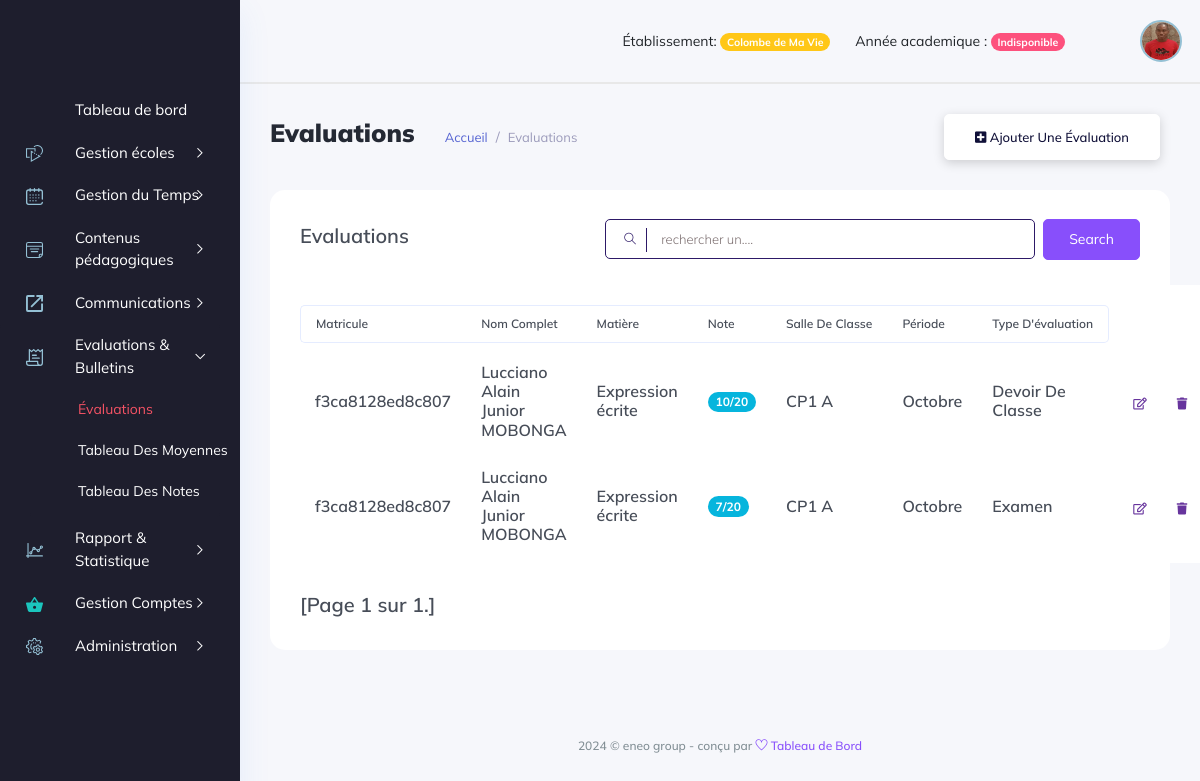
The page /manager_dashboard/bulletins-&-évaluations/evaluations/ (signed in) on the database as committed earlier.
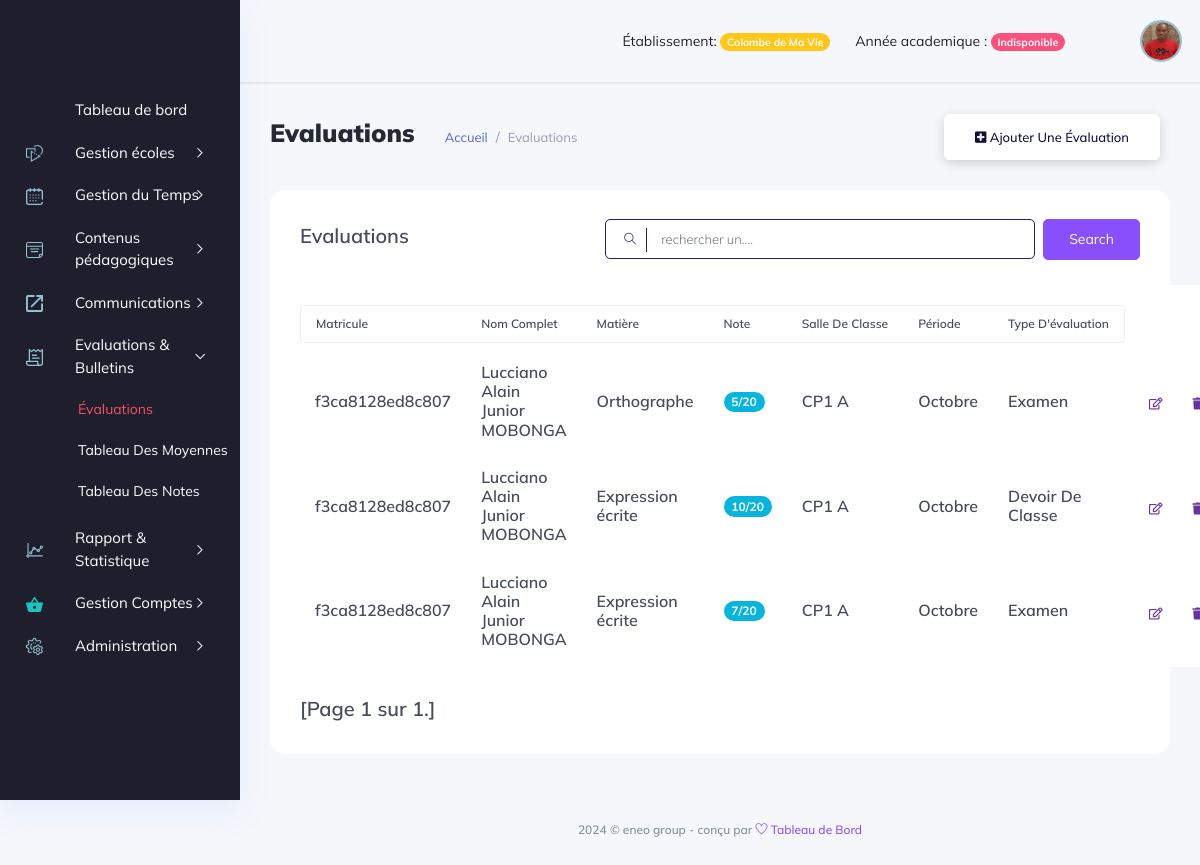
The same page on the database as committed later.
### backend/models/evaluations.py (models this page shows, shortened)
class Assessment(models.Model):
    note = models.IntegerField(default=0)
    is_publish = models.BooleanField(default=False)
    type_evaluation = models.CharField(choices=types_evaluations, max_length=20, null=True)
    student = models.ForeignKey(Student, on_delete=models.CASCADE)
    subject = models.ForeignKey(Subject, on_delete=models.CASCADE, null=True)
    classroom = models.ForeignKey(ClassRoom, on_delete=models.CASCADE, null=True)
    period = models.CharField(choices=periode_of_exam, max_length=20, null=True)
    academic_year = models.ForeignKey(AcademicYear, on_delete=models.CASCADE, null=True)
    created_at = models.DateTimeField(auto_now_add=True)
    updated_at = models.DateTimeField(auto_now=True)

### backend/models/gestion_ecole.py (models this page shows, shortened)
class Student(models.Model):
    registration_number = ShortUUID4Field()
    lastname = models.CharField(max_length=50, null=True, blank=True)
    firstname = models.CharField(max_length=50, null=True, blank=True)
    address = models.CharField(max_length=50, null=True, blank=True)
    tel = models.CharField(max_length=20, blank=True)
    city = models.CharField(max_length=17, choices=cities, blank=True)
    sex = models.CharField(max_length=10, choices=sexes, blank=True)
    email = models.CharField(max_length=120, unique=True, blank=True, null=True)
    bithday = models.DateField(null=True, blank=True)
    nationality = models.CharField(max_length=20, blank=True)
    blood_type = models.CharField(max_length=5, blank=True, null=True, choices=type_blood)
    birthday_place = models.CharField(max_length=100, blank=True, null=True)
    allergy = models.CharField(max_length=255, blank=True, null=True)
    picture = models.ImageField(upload_to="student_images", blank=True, null=True)
    status = models.BooleanField(default=False)
    is_valid = models.BooleanField(default=False)
    created_at = models.DateTimeField(auto_now_add=True, null=True)
    updated_at = models.DateTimeField(auto_now=True, null=True)
    def fullname(self):
        return f"{self.firstname} {self.lastname}"

class Subject(models.Model):
    label = models.CharField(max_length=50)
    teacher_in_charge = models.ForeignKey(Teacher, on_delete=models.SET_NULL, null=True, blank=True)
    level = models.ForeignKey(Level, on_delete=models.CASCADE)
    type = models.CharField(max_length=12, choices=types)
    subject_group = models.ForeignKey(GroupSubject, on_delete=models.SET_NULL, null=True, blank=True)
    possible_evaluation = models.BooleanField(default=True)
    possible_averaging = models.BooleanField(default=True)
    coefficient = models.IntegerField(default=1)
    created_at = models.DateTimeField(auto_now_add=True)
    updated_at = models.DateTimeField(auto_now=True)

class ClassRoom(models.Model):
    title = models.CharField(max_length=50)
    level = models.ForeignKey(Level, on_delete=models.CASCADE)
    types = models.CharField(choices=types_of_classroom, max_length=10)
    do_class = models.CharField(choices=do_classes, max_length=11, null=True)
    created_at = models.DateTimeField(auto_now_add=True)
    updated_at = models.DateTimeField(auto_now=True)

### manager_dashboard/views/gestion_evaluation_view.py (called while the page is built)
    def dispatch(self,request, *args, **kwargs):
        if not request.user.is_authenticated:
            return redirect('backend:login')
        try:
            active_year = AcademicYear.objects.get(status=True, school=request.user.school)
        except AcademicYear.DoesNotExist:
            return redirect('manager_dashboard:no_year')
        if request.user.is_manager or request.user.is_admin_school:
            return super().dispatch(request, *args, **kwargs)
        return redirect('backend:logout')

    def get(self, request, *args, **kwargs):
        year = AcademicYear.objects.get(status=True, school=request.user.school)
        evaluations = Assessment.objects.filter(academic_year=year).order_by('-created_at')
        items_per_page = 7
        paginator = Paginator(evaluations, items_per_page)
        page = request.GET.get('page')
        try:
            data_page = paginator.page(page)
        except PageNotAnInteger:
            data_page = paginator.page(1)
        except EmptyPage:
            data_page = paginator.page(paginator.num_pages)
        context = {'evaluations': data_page}
        return render(request, template_name=self.template, context=context)

### manager_dashboard/templates/manager_dashboard/evaluations/evaluations.html (shortened to what the changed rows need)
{% extends '../base.html' %}
{% load static %}
{% block content %}
<div class="main_content_iner overly_inner ">
    <div class="container-fluid p-0 ">
        <div class="row">
            <div class="col-lg-12">
                <div class="white_card card_height_100 mb_30 pt-4">
                    <div class="white_card_body">
                        <div class="QA_section">
                            <div class="col-xl-12">
                                <div class="QA_table mb_30">
                                    <table id="dataTable" class="table lms_table_active ">
                                        <thead>
                                            <tr>
                                                <th scope="col">Matricule</th>
                                                <th scope="col">Nom complet</th>
                                                <th scope="col">Matière</th>
                                                <th scope="col">Note</th>
                                                <th scope="col">Salle de classe</th>
                                                <th scope="col">Période</th>
                                                <th scope="col">Type d'évaluation</th>
                                            </tr>
                                        </thead>
                                        <tbody id="elementList">
                                            {% for evaluation in evaluations %}
                                                <tr data-id="{{ evaluation.id }}">
                                                    <td>
                                                        <h6> {{evaluation.student.registration_number}} </h6>
                                                    </td>
                                                    <td><h6> {{evaluation.student.fullname}} </h6></td>
                                                    <td><h6> {{evaluation.subject.label}} </h6></td>
                                                    <td><h6><span class="badge rounded-pill bg-info"> {{evaluation.note}}/20 </span></h6></td>
                                                    <td><h6>{{evaluation.classroom.title}}</h6></td>
                                                    <td><h6>{{evaluation.period}}</h6></td>
                                                    <td><h6> {{evaluation.type_evaluation.title}} </h6></td>
                                                    {% if not user.is_admin_school %}
                                                    <td>
                                                        <div class="action_btns d-flex">
                                                            <a href='{% url "manager_dashboard:edit_evaluation" evaluation.id %}' class="action_btn mr_10"> <i class="far fa-edit"></i> </a>
                                                            <a href="#" onclick='deleteEvaluation({{evaluation.id}})' class="action_btn"> <i class="fas fa-trash"></i> </a>
                                                        </div>
                                                    </td>
                                                    {% endif %}
                                                </tr>
                                            {% endfor %}
                                        </tbody>
                                    </table>
                                </div>
                            </div>
                        </div>
                    </div>
                </div>
            </div>
        </div>
    </div>
</div>
{% endblock content %}

Rows that differ between the two databases and show on the page:
added Assessment: student.registration_number "f3ca8128ed8c807", student.fullname "Lucciano Alain Junior MOBONGA", subject.label "Orthographe", note "5", classroom "CP1 A", period "Octobre", type_evaluation "Examen"
